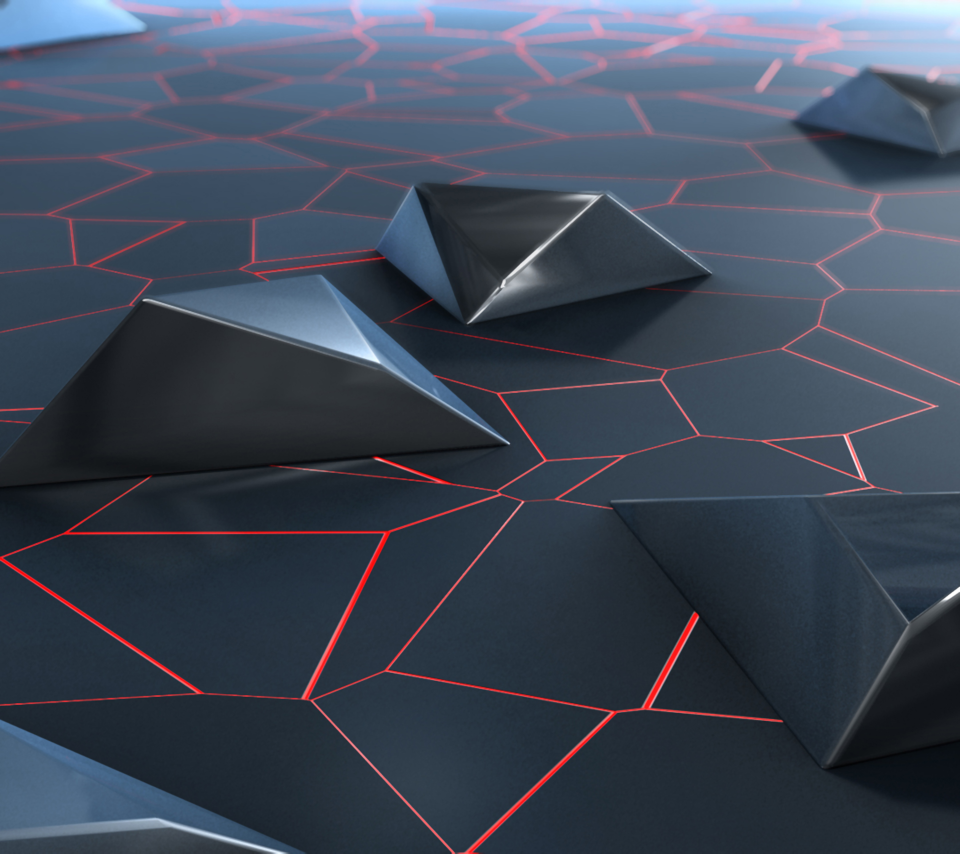
#> input picture picture/1.jpg, 2880 x 2560 px, found by its file name (shown at 1/3 size); its folder holds only this picture in this run
$ jupyter execute --allow-errors 'Assignment try.ipynb'   (older library calls are emulated)
#> lines starting #> are read from the running program, lines starting #| are printed output that depends on the picture
[cell 1]
import os
rootDir = 'picture'
for dirName, subdirList, fileList in os.walk(rootDir):
    print('\tFound directory: %s' % dirName)
    for fname in fileList:
        print('%s' % fname)

[cell 2]
import numpy as np
import matplotlib.pylab as plt

def plti(im, h=8, **kwargs):
    y = im.shape[0]
    x = im.shape[1]
    w = (y/x)*h
    plt.figure(figsize=(w,h))
    plt.imshow(im, interpolation = "none", **kwargs)
    plt.axis('off')

#> (the rest of this cell did not finish here and is left out)

[cell 3]
import numpy as np
import matplotlib.pylab as plt

def plti(im, h=8, **kwargs):
    y = im.shape[0]
    x = im.shape[1]
    w = (y/x)*h
    plt.figure(figsize=(w,h))
    plt.imshow(im, interpolation = "none", **kwargs)
    plt.axis('off')

#> (the rest of this cell did not finish here and is left out)

[cell 4]
import os
import numpy as np
import matplotlib.pylab as plt
#import pillow as pil

def plti(im, h=8, **kwargs):
    y = im.shape[0]
    x = im.shape[1]
    w = (y/x)*h
    plt.figure(figsize=(w,h))
    plt.imshow(im, interpolation = "none", **kwargs)
    plt.axis('off')

rootDir = 'picture'
#> rootDir = 'picture'
for dirName, subdirList, fileList in os.walk(rootDir):
    print('\tFound directory: %s' % dirName)
#| 	Found directory: picture
    for fname in fileList:
        print('%s' % fname)
#> this loop made 1 pass
#> fname on pass 1: '1.jpg'
#| 1.jpg

[cell 5]
from PIL import Image, ImageFilter
try:
    original = Image.open('surf.jpg')
    original.load()
except:
    print('Unable to load')
#> (the rest of this cell did not finish here and is left out)

[cell 6]
from PIL import Image

size = (200, 200)
#> size = (200, 200)
saved = ("surf.jpg")

try:
    im =  Image.open("surf.jpg")
except:
    print ("Unable to load image")

#> (the rest of this cell did not finish here and is left out)

[cell 7]
from PIL import Image, ImageFilter

#> (the rest of this cell did not finish here and is left out)

[cell 8]
# from Noorul8
from PIL import Image
import os

size_512 = (512,512)
#> size_512 = (512, 512)

for f in os.listdir("picture"):
    if f.endswith(".jpg"):
        i = Image.open(f)
#> i is the input picture: PIL image 2880x2560 RGB; mean R, G, B 63.7, 73, 88.4
        fn, fext = os.path.splitext(f)

        i.thumbnail(size_512)
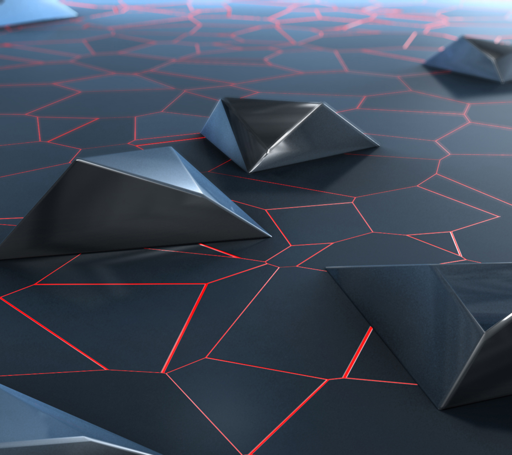
#> i: PIL image 512x455 RGB; mean R, G, B 63.8, 73.1, 88.5
        i.save("20Images/{}_512{}".format(fn, fext))

[cell 9]
from PIL import Image
import glob
image_list = []
for filename in glob.glob('picture/*.jpg'):
    im=Image.open(filename)
    image_list.append(im)

size = (200, 200)
saved = ("surf.jpg")

try:
    im =  Image.open("surf.jpg")
except:
    print ("Unable to load image")

im.thumbnail(size)
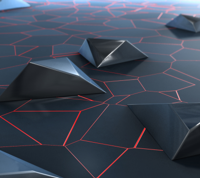
#> im: PIL image 200x178 RGB; mean R, G, B 63.7, 73, 88.3
#> `im1=im1.resize((500,500),im.ANTIALIAS)`:
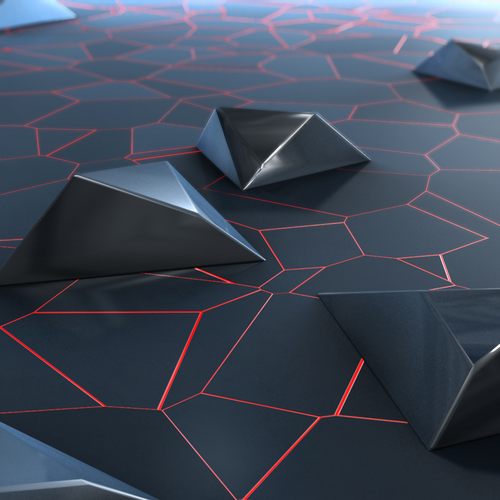
#> im1: PIL image 500x500 RGB; mean R, G, B 63.7, 73, 88.4
im.save(saved)
im.show()
"""for i in image_list:
    i.show()"""

[cell 10]
'''
import numpy as np
import matplotlib.pyplot as plt
im=plt.imread("C:\\Users\\hp\\Desktop\\images\\1.jpg")
print(type(im))
print(im.shape)
print()
'''
#%pylab inline
import matplotlib.pyplot as plt
import matplotlib.image as mpimg
import numpy as np
from PIL import Image as im
'''
for i in range(21):
    img=mpimg.imread('C:\\Users\\hp\\Desktop\\images\\'+str(i+1)+'.jpg')
    imgplot = plt.imshow(img)
    plt.show()
'''
list1=[]
#> (the rest of this cell did not finish here and is left out)

[cell 11]
import matplotlib.pyplot as plt
import matplotlib.image as mpimg
import numpy as np
from PIL import Image as im

list1=[]
#> list1 = []
#> `im1=im1.resize((200,200),im.ANTIALIAS)`:
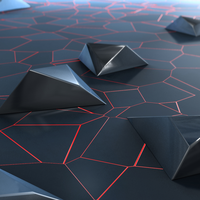
#> im1: PIL image 200x200 RGB; mean R, G, B 63.7, 73, 88.4
#> (the rest of this cell did not finish here and is left out)
